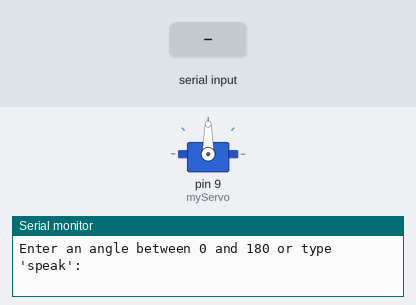
Recording of a sketch running on a simulated Arduino Uno, built with avr-gcc and run on an emulated ATmega328P. Shown: servo, the last lines printed to the serial monitor. Inputs (shaded band) come from the test bench.

Above: at 1.2 s.
1.3 s: "speak\n" received over Serial
At 1.45 s:
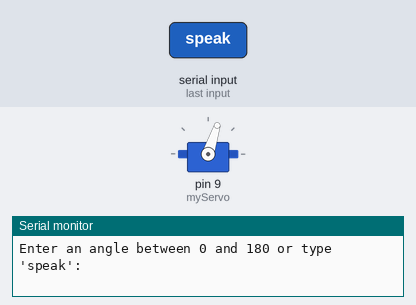
4.3 s: "30,150\n" received over Serial
At 4.8 s:
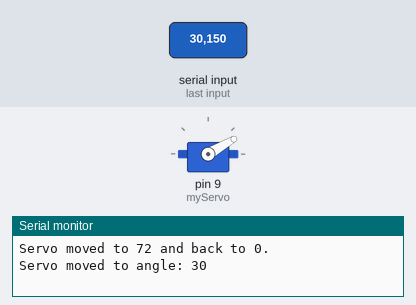
5.8 s: "90,45\n" received over Serial
At 7.1 s:
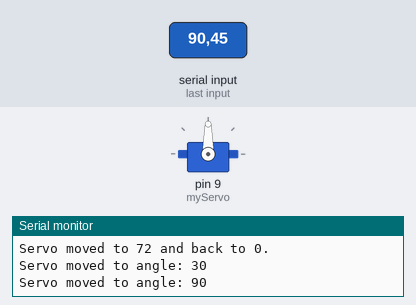
Timing chart, 0 to 8.8 s (numbered marks = the images above; inputs shaded):
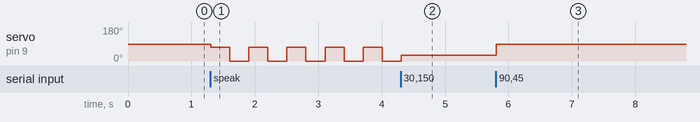

Measured:
- after the input at 1.3 s, servo on pin 9 (myServo): alternates 72° for 0.30 s and 0° for 0.30 s, starting at once
- after the input at 4.3 s, servo on pin 9 (myServo): 0° → 30° at once
- after the input at 5.8 s, servo on pin 9 (myServo): 30° → 90° at once

The sketch:

checkServos.ino
```cpp
#include <Servo.h>

Servo myServo;  // Create a Servo object to control the servo motor
int angle;  // Variable to store the angle

void setup() {
  myServo.attach(9);  // Attach the servo to pin 9
  Serial.begin(9600);  // Start serial communication at 9600 baud
  Serial.println("Enter an angle between 0 and 180 or type 'speak':");
}

void speak(int n) {
  for (int i = 0; i < n; i++) {
    myServo.write(72);  // Move the servo to 72 degrees
    delay(300);  // Short delay to allow the servo to move
    myServo.write(0);  // Move the servo back to 0 degrees
    delay(300);  // Short delay to allow the servo to move back
  }
}


void loop() {

  if (Serial.available() > 0) {
    String input = Serial.readStringUntil('\n');  // Read the input string
    input.trim();  // Remove any extra spaces or newline characters

    if (input.equalsIgnoreCase("speak")) {  // Check if the input is "speak"
      speak(5);  // Call the speak function to move the servo
      Serial.println("Servo moved to 72 and back to 0.");
    } else {
      int inputAngle = input.toInt();  // Convert the input string to an integer
      if (inputAngle >= 0 && inputAngle <= 180) {  // Check if the input is within the valid range
        angle = inputAngle;  // Set the angle
        myServo.write(angle);  // Move the servo to the specified angle
        Serial.print("Servo moved to angle: ");
        Serial.println(angle);
        delay(5);
      } else {
        Serial.println("Invalid command or angle! Please enter a value between 0 and 180 or type 'speak'.");
      }
    }
  }
}
```
